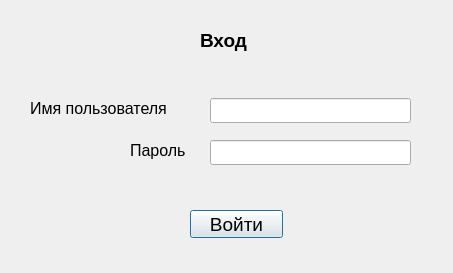
<?xml version="1.0" encoding="UTF-8"?>
<ui version="4.0">
 <class>EntryPoint</class>
 <widget class="QDialog" name="EntryPoint">
  <property name="geometry">
   <rect>
    <x>0</x>
    <y>0</y>
    <width>453</width>
    <height>273</height>
   </rect>
  </property>
  <property name="minimumSize">
   <size>
    <width>453</width>
    <height>273</height>
   </size>
  </property>
  <property name="maximumSize">
   <size>
    <width>453</width>
    <height>273</height>
   </size>
  </property>
  <property name="windowTitle">
   <string>Вход в систему</string>
  </property>
  <widget class="QPushButton" name="btnEntrance">
   <property name="geometry">
    <rect>
     <x>190</x>
     <y>210</y>
     <width>93</width>
     <height>28</height>
    </rect>
   </property>
   <property name="font">
    <font>
     <family>Arial</family>
     <pointsize>14</pointsize>
    </font>
   </property>
   <property name="text">
    <string>Войти</string>
   </property>
  </widget>
  <widget class="QLabel" name="lblEntrance">
   <property name="geometry">
    <rect>
     <x>200</x>
     <y>30</y>
     <width>61</width>
     <height>21</height>
    </rect>
   </property>
   <property name="font">
    <font>
     <family>Arial</family>
     <pointsize>14</pointsize>
     <weight>75</weight>
     <bold>true</bold>
    </font>
   </property>
   <property name="text">
    <string>Вход</string>
   </property>
  </widget>
  <widget class="QLineEdit" name="lineEditUserName">
   <property name="geometry">
    <rect>
     <x>210</x>
     <y>98</y>
     <width>201</width>
     <height>25</height>
    </rect>
   </property>
   <property name="font">
    <font>
     <family>Arial</family>
     <pointsize>11</pointsize>
    </font>
   </property>
  </widget>
  <widget class="QLabel" name="lblUserName">
   <property name="geometry">
    <rect>
     <x>30</x>
     <y>100</y>
     <width>181</width>
     <height>16</height>
    </rect>
   </property>
   <property name="font">
    <font>
     <family>Arial</family>
     <pointsize>12</pointsize>
    </font>
   </property>
   <property name="text">
    <string>Имя пользователя</string>
   </property>
  </widget>
  <widget class="QLabel" name="label">
   <property name="geometry">
    <rect>
     <x>130</x>
     <y>140</y>
     <width>71</width>
     <height>21</height>
    </rect>
   </property>
   <property name="font">
    <font>
     <family>Arial</family>
     <pointsize>12</pointsize>
    </font>
   </property>
   <property name="text">
    <string>Пароль</string>
   </property>
  </widget>
  <widget class="QLineEdit" name="lineEditPassword">
   <property name="geometry">
    <rect>
     <x>210</x>
     <y>140</y>
     <width>201</width>
     <height>25</height>
    </rect>
   </property>
   <property name="font">
    <font>
     <family>Arial</family>
     <pointsize>11</pointsize>
    </font>
   </property>
   <property name="echoMode">
    <enum>QLineEdit::Password</enum>
   </property>
  </widget>
 </widget>
 <layoutdefault spacing="6" margin="11"/>
 <resources/>
 <connections/>
</ui>
